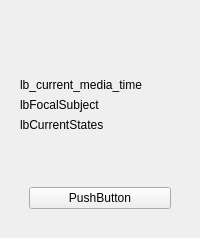
  <widget class="QWidget" name="centralwidget">
   <layout class="QHBoxLayout" name="horizontalLayout_2">
    <item>
     <layout class="QHBoxLayout" name="horizontalLayout">
      <item>
       <layout class="QVBoxLayout" name="verticalLayout_3">
        <item>
         <widget class="QWidget" name="w_logo" native="true">
          <layout class="QVBoxLayout" name="verticalLayout_8">
           <item>
            <layout class="QVBoxLayout" name="verticalLayout_6">
             <item>
              <widget class="QLabel" name="lbLogoBoris">
               <property name="text">
                <string/>
               </property>
               <property name="scaledContents">
                <bool>false</bool>
               </property>
               <property name="alignment">
                <set>Qt::AlignCenter</set>
               </property>
              </widget>
             </item>
             <item>
              <widget class="QLabel" name="lbLogoUnito">
               <property name="text">
                <string/>
               </property>
               <property name="textFormat">
                <enum>Qt::AutoText</enum>
               </property>
               <property name="alignment">
                <set>Qt::AlignCenter</set>
               </property>
               <property name="wordWrap">
                <bool>true</bool>
               </property>
              </widget>
             </item>
            </layout>
           </item>
          </layout>
         </widget>
        </item>
        <item>
         <widget class="QWidget" name="w_obs_info" native="true">
          <property name="enabled">
           <bool>true</bool>
          </property>
          <layout class="QVBoxLayout" name="verticalLayout_10">
           <item>
            <layout class="QVBoxLayout" name="verticalLayout_9">
             <item>
              <widget class="QLabel" name="lb_current_media_time">
               <property name="text">
                <string>lb_current_media_time</string>
               </property>
               <property name="wordWrap">
                <bool>true</bool>
               </property>
              </widget>
             </item>
             <item>
              <widget class="QLabel" name="lbFocalSubject">
               <property name="text">
                <string>lbFocalSubject</string>
               </property>
               <property name="wordWrap">
                <bool>true</bool>
               </property>
              </widget>
             </item>
             <item>
              <widget class="QLabel" name="lbCurrentStates">
               <property name="text">
                <string>lbCurrentStates</string>
               </property>
               <property name="wordWrap">
                <bool>true</bool>
               </property>
              </widget>
             </item>
             <item>
              <spacer name="verticalSpacer">
               <property name="orientation">
                <enum>Qt::Vertical</enum>
               </property>
               <property name="sizeHint" stdset="0">
                <size>
                 <width>20</width>
                 <height>40</height>
                </size>
               </property>
              </spacer>
             </item>
            </layout>
           </item>
           <item>
            <widget class="QWidget" name="w_live" native="true">
             <layout class="QVBoxLayout" name="verticalLayout_11">
              <item>
               <widget class="QPushButton" name="pb_live_obs">
                <property name="text">
                 <string>PushButton</string>
                </property>
               </widget>
              </item>
             </layout>
            </widget>
           </item>
          </layout>
         </widget>
        </item>
       </layout>
      </item>
     </layout>
    </item>
   </layout>
  </widget>
